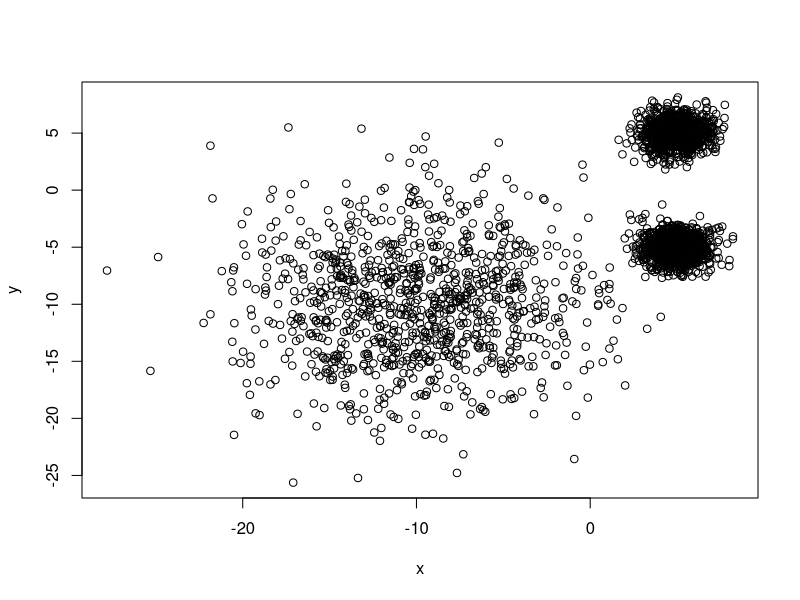
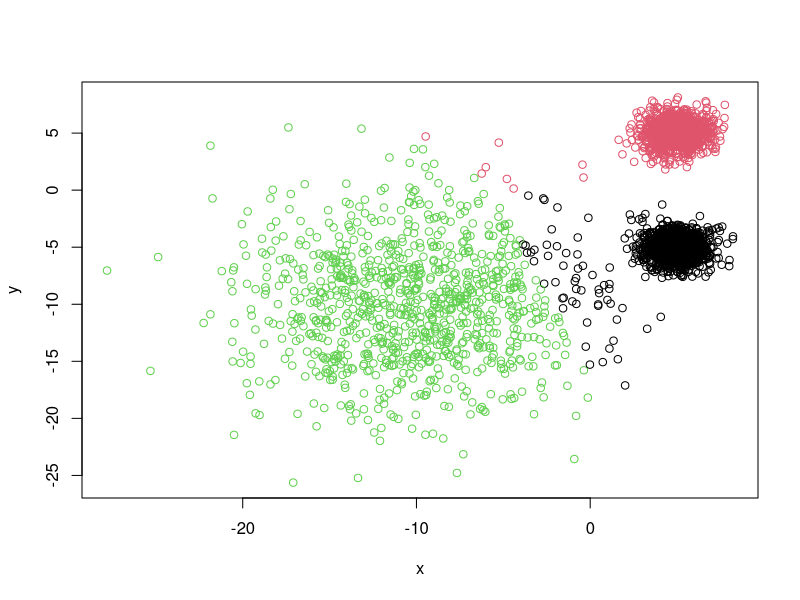

Write the R code that produced these figures, in order.
## 분산이 다른 분포 
## 분산2개가 같고 한개는 다른 case

set.seed(1000)
df=runif(1000,-1,1)

x1 = rnorm(df,mean=5,sd=1)
y1 = rnorm(df, mean=5, sd=1)

x2 = rnorm(df, mean=5, sd=1)
y2 = rnorm(df, mean=-5, sd=1)

x3 = rnorm(df, mean=-10, sd=5)
y3 = rnorm(df, mean=-10, sd=5)

x = c(x1,x2,x3)
y = c(y1,y2,y3)

simulated_df = data.frame(x,y)

kmeans_m = kmeans(simulated_df, centers=3, iter.max=1000)


plot(x=x,y=y)
plot(x=x,y=y, col=kmeans_m$cluster)



iris